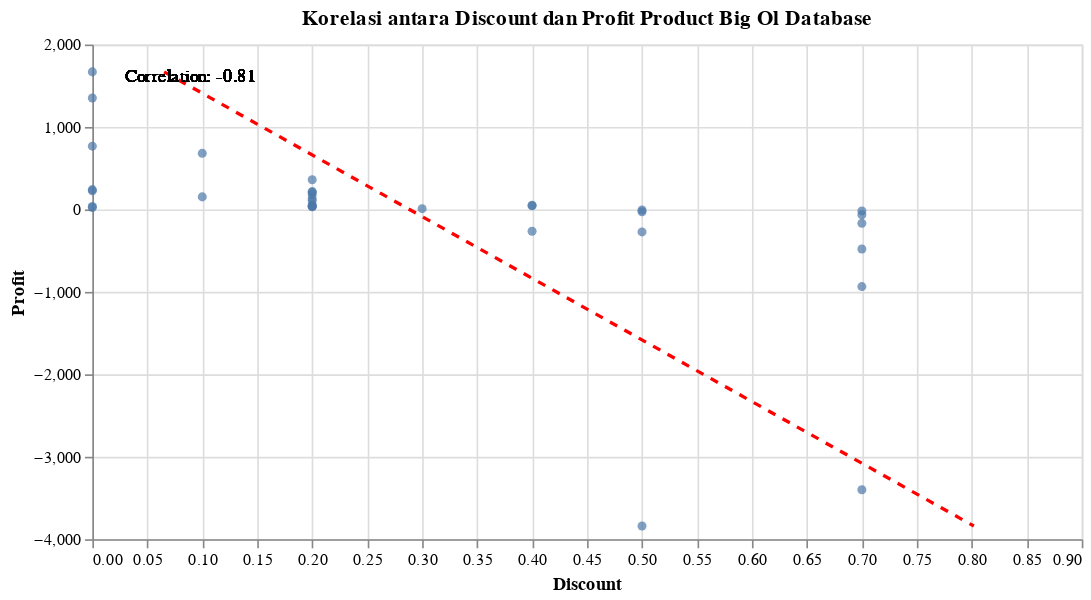

The notebook cell saved with this chart:
### Code cell
Big_Ol=df23[df23['Product']=='Big Ol Database']
Big_Ol=Big_Ol[['Order Date','Sales','Profit','Discount']]
corelation = Big_Ol[['Profit', 'Discount']].corr(method='spearman').loc['Discount','Profit']
fig=alt.Chart(Big_Ol).mark_circle().encode(
    x=alt.X('Discount').scale(zero=False),
    y=alt.Y('Profit').scale(zero=False, padding=1),
).properties(
    title="Korelasi antara Discount dan Profit Product Big Ol Database ",
    width=600, height=300
)
text = alt.Chart(Big_Ol).mark_text(
    text=f'Correlation: {corelation:.2f}',
    align='left',
    baseline='middle',
    dx=10,
    dy=10
).encode(
    x=alt.value(10),
    y=alt.value(10)
)
fig + fig.transform_regression('Profit','Discount').mark_line(color='red', strokeDash=[5,5])+text

### Figure 1 — Vega-Lite specification as saved in the notebook (floating-point values rounded to 4 significant figures)
{"config": {"view": {"continuousWidth": 300, "continuousHeight": 300}}, "layer": [{"mark": {"type": "circle"}, "encoding": {"x": {"field": "Discount", "scale": {"zero": false}, "type": "quantitative"}, "y": {"field": "Profit", "scale": {"zero": false, "padding": 1}, "type": "quantitative"}}, "title": "Korelasi antara Discount dan Profit Product Big Ol Database "}, {"mark": {"type": "line", "color": "red", "strokeDash": [5, 5]}, "encoding": {"x": {"field": "Discount", "scale": {"zero": false}, "type": "quantitative"}, "y": {"field": "Profit", "scale": {"zero": false, "padding": 1}, "type": "quantitative"}}, "title": "Korelasi antara Discount dan Profit Product Big Ol Database ", "transform": [{"on": "Profit", "regression": "Discount"}]}, {"mark": {"type": "text", "align": "left", "baseline": "middle", "dx": 10, "dy": 10, "text": "Correlation: -0.81"}, "encoding": {"x": {"value": 10}, "y": {"value": 10}}}], "data": {"name": "data-3e94cae73d731a2be0a3cb01d593e0ed"}, "height": 300, "width": 600, "$schema": "https://vega.github.io/schema/vega-lite/v5.16.3.json", "datasets": {"data-3e94cae73d731a2be0a3cb01d593e0ed": [{"Order Date": "2023-11-05T00:00:00", "Sales": 8000.0, "Profit": -3840.0, "Discount": 0.5}, {"Order Date": "2023-01-08T00:00:00", "Sales": 3060.0, "Profit": 680.0, "Discount": 0.1}, {"Order Date": "2023-09-30T00:00:00", "Sales": 336.5, "Profit": 44.87, "Discount": 0.4}, {"Order Date": "2023-01-03T00:00:00", "Sales": 695.7, "Profit": -27.83, "Discount": 0.5}, {"Order Date": "2023-11-11T00:00:00", "Sales": 95.99, "Profit": -64.0, "Discount": 0.7}, {"Order Date": "2023-08-02T00:00:00", "Sales": 1440.0, "Profit": -264.0, "Discount": 0.4}, {"Order Date": "2023-07-04T00:00:00", "Sales": 597.1, "Profit": 49.76, "Discount": 0.4}, {"Order Date": "2023-11-14T00:00:00", "Sales": 653.0, "Profit": -936.0, "Discount": 0.7}, {"Order Date": "2023-01-22T00:00:00", "Sales": 351.0, "Profit": 152.1, "Discount": 0.1}, {"Order Date": "2023-04-18T00:00:00", "Sales": 2550.0, "Profit": -3400.0, "Discount": 0.7}, {"Order Date": "2023-10-02T00:00:00", "Sales": 1705.0, "Profit": 767.2, "Discount": 0.0}, {"Order Date": "2023-11-17T00:00:00", "Sales": 1920.0, "Profit": 216.0, "Discount": 0.2}, {"Order Date": "2023-07-04T00:00:00", "Sales": 2395.0, "Profit": 209.6, "Discount": 0.2}, {"Order Date": "2023-12-25T00:00:00", "Sales": 480.0, "Profit": 240.0, "Discount": 0.0}, {"Order Date": "2023-04-02T00:00:00", "Sales": 4800.0, "Profit": 360.0, "Discount": 0.2}, {"Order Date": "2023-06-12T00:00:00", "Sales": 385.8, "Profit": 130.2, "Discount": 0.2}, {"Order Date": "2023-11-17T00:00:00", "Sales": 52.44, "Profit": 24.12, "Discount": 0.0}, {"Order Date": "2023-03-14T00:00:00", "Sales": 210.0, "Profit": 8.999, "Discount": 0.3}, {"Order Date": "2023-03-29T00:00:00", "Sales": 532.7, "Profit": 53.27, "Discount": 0.2}, {"Order Date": "2023-09-25T00:00:00", "Sales": 506.3, "Profit": 177.2, "Discount": 0.2}, {"Order Date": "2023-05-21T00:00:00", "Sales": 343.2, "Profit": 38.61, "Discount": 0.2}, {"Order Date": "2023-10-06T00:00:00", "Sales": 5200.0, "Profit": 1352.0, "Discount": 0.0}, {"Order Date": "2023-11-22T00:00:00", "Sales": 1040.0, "Profit": 104.0, "Discount": 0.2}, {"Order Date": "2023-06-04T00:00:00", "Sales": 78.66, "Profit": 36.18, "Discount": 0.0}, {"Order Date": "2023-09-15T00:00:00", "Sales": 12.59, "Profit": -18.04, "Discount": 0.7}, {"Order Date": "2023-09-15T00:00:00", "Sales": 241.2, "Profit": -168.8, "Discount": 0.7}, {"Order Date": "2023-10-03T00:00:00", "Sales": 369.2, "Profit": 32.3, "Discount": 0.2}, {"Order Date": "2023-10-17T00:00:00", "Sales": 600.0, "Profit": -480.0, "Discount": 0.7}, {"Order Date": "2023-12-05T00:00:00", "Sales": 649.0, "Profit": -272.6, "Discount": 0.5}, {"Order Date": "2023-06-18T00:00:00", "Sales": 3404.0, "Profit": 1668.0, "Discount": 0.0}, {"Order Date": "2023-02-03T00:00:00", "Sales": 240.0, "Profit": 39.0, "Discount": 0.2}, {"Order Date": "2023-09-18T00:00:00", "Sales": 480.0, "Profit": 225.6, "Discount": 0.0}, {"Order Date": "2023-12-26T00:00:00", "Sales": 120.0, "Profit": -7.2, "Discount": 0.5}]}}
